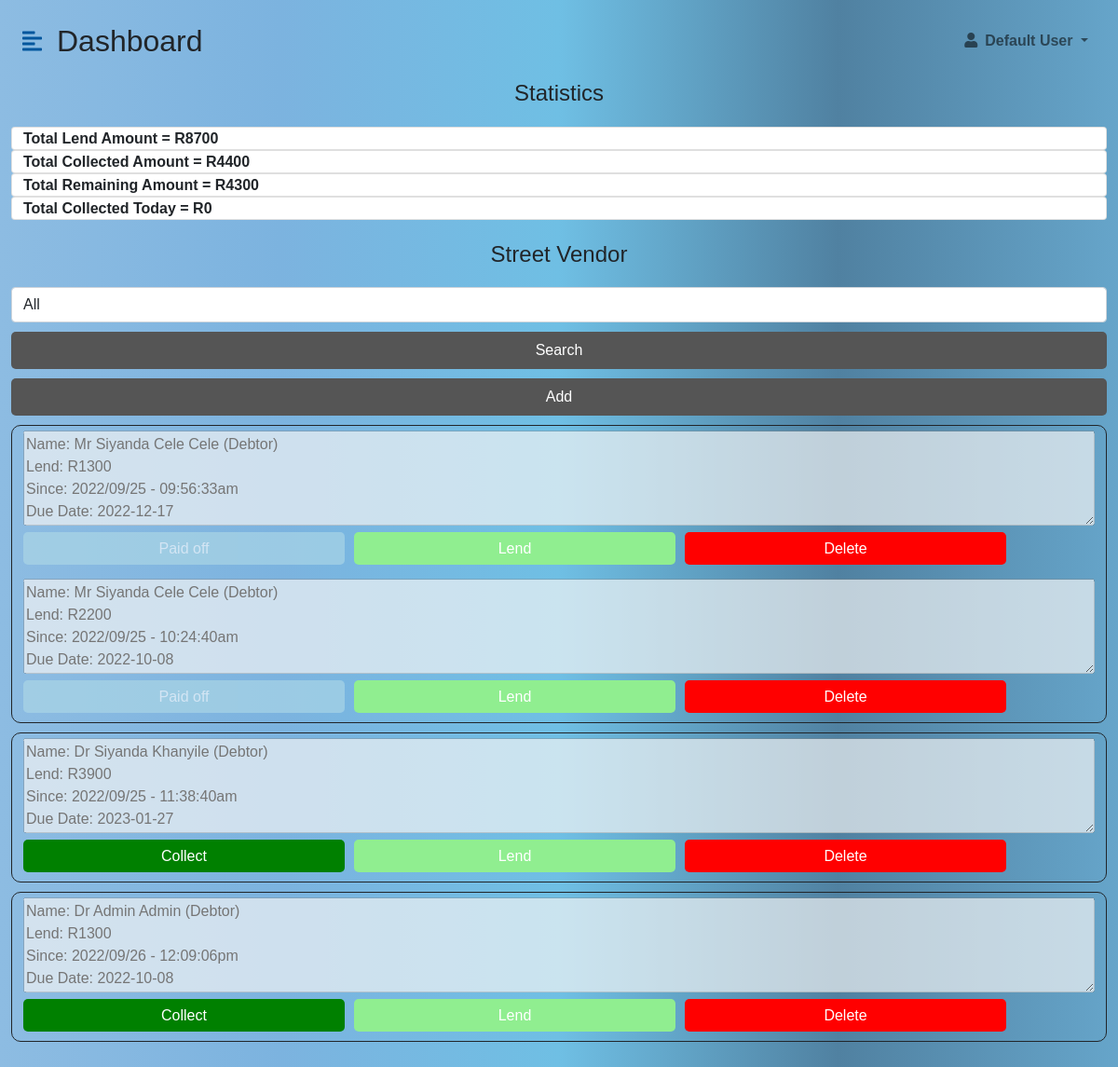
The page /street-vender.php on the database its author committed.
### tables this page shows
CREATE TABLE `street_vendors` (
  `id` int(11) NOT NULL,
  `title` varchar(100) NOT NULL,
  `fname` varchar(1000) NOT NULL,
  `lname` varchar(1000) NOT NULL,
  `mphone` varchar(100) NOT NULL,
  `address` varchar(1000) NOT NULL,
  `date` varchar(100) NOT NULL,
  `userid` varchar(1000) NOT NULL
);

CREATE TABLE `street_vendor_loans` (
  `id` int(11) NOT NULL,
  `userid` varchar(1000) NOT NULL,
  `amount` varchar(100) NOT NULL,
  `interest` varchar(100) NOT NULL,
  `total` varchar(100) NOT NULL,
  `date` text NOT NULL,
  `due_date` varchar(100) NOT NULL,
  `status` varchar(100) NOT NULL
);

### street-vender.php (the view, shortened to what this page needs)
 <!DOCTYPE html>
<html lang="en">
<head>
    <link href="https://cdn.jsdelivr.net/npm/bootstrap@5.0.0-beta3/dist/css/bootstrap.min.css" rel="stylesheet" />
    <link rel="stylesheet" href="https://cdnjs.cloudflare.com/ajax/libs/font-awesome/5.15.3/css/all.min.css" />
    <link rel="stylesheet" href="styles.css" />
</head>
<?php
 $currentUser = $_SESSION['currentUser'];
 if(empty($currentUser)) $currentUser = "Default User";
?>
<body>
<form action="#" method="post" enctype="multipart/form-data" autocomplete="off">
<div class="d-flex" id="wrapper">
        <div id="page-content-wrapper">
            <nav class="navbar navbar-expand-lg navbar-light bg-transparent py-4 px-4">
                <div class="d-flex align-items-center">
                    <i class="fas fa-align-left primary-text fs-4 me-3" id="menu-toggle"></i>
                    <h2 class="fs-2 m-0">Dashboard</h2>
                </div>
                <div class="collapse navbar-collapse" id="navbarSupportedContent">
                    <ul class="navbar-nav ms-auto mb-2 mb-lg-0">
                        <li class="nav-item dropdown">
                            <a class="nav-link dropdown-toggle second-text fw-bold" href="#" id="navbarDropdown"
                                role="button" data-bs-toggle="dropdown" aria-expanded="false">
                                <i class="fas fa-user me-2"></i><?php echo $currentUser  ?>
                            </a>
                        </li>
                    </ul>
                </div>
            </nav>
            <div class="container-fluid px-4">
                <div class="row my-5">
                    <?php
                    $sql = "SELECT * FROM street_vendors";
                    $id = "All";
                    include "conn.php";
                    $today = 0;
                    $collected = $collected1 = $total = $total_c = 0;
                    $sql4 = "SELECT * FROM street_vendor_collections";
                    $result4 = $conn-> query($sql4);
                    if ($result4-> num_rows > 0){
                        while($row4= $result4-> fetch_assoc()){
                            $collected = $collected + $row4['amount'];
                        }
                    }
                    $total_c = $collected + $collected1;
                   $tot_loan = $street_v_loan = $clients_loan = 0;
                   $sql4 = "SELECT * FROM street_vendor_loans";
                   $result4 = $conn-> query($sql4);
                   if ($result4-> num_rows > 0){
                       while($row4= $result4-> fetch_assoc()){
                           $street_v_loan = $street_v_loan + $row4['total'];
                       }
                   }
                   $tot_loan = $clients_loan + $street_v_loan;
                   $remaining = $tot_loan - $total_c;
                   echo "<h4 style='text-align:center; margin-top:-50px;'>Statistics</h4>";
                   echo "<div class='card' style='width:100%; height:25px;'>";
                   echo "<b>Total Lend Amount = R$tot_loan</b>";
                   echo "</div>";
                   echo "<div class='card' style='width:100%; height:25px;'>";
                   echo "<b>Total Collected Amount = R$total_c</b>";
                   echo "</div>";
                   echo "<div class='card' style='width:100%; height:25px;'>";
                   echo "<b>Total Remaining Amount = R$remaining</b>";
                   echo "</div>";
                   echo "<div class='card' style='width:100%; height:25px;'>";
                   echo "<b>Total Collected Today = R$today</b>";
                   echo "</div>";
                   echo "<br>"; echo "<br>";
                    $result = $conn-> query($sql);
                    echo "<h4 style='text-align:center; margin-bottom:20px;'>Street Vendor</h4>";
                    echo "<select name='search_id' class='form-control' style='margin-bottom:10px; width:100%; display:inline;'>";
                    echo "<option value='All'>All</option>  <option value='Active'>Active</option>";
                    echo "</select>";
                    echo "<td><button type='submit' style='width: 100%; height:40px;' class='btn'
                    value='1' name='btn_search'>Search</button></td>";
                    echo "<td><button type='submit' style='width: 100%; height:40px; margin-top:10px;' class='btn'
                    value='1' name='btn_add'>Add</button></td>";
                    if ($result-> num_rows > 0){
                        while($row = $result-> fetch_assoc()){
                            $title = $row['title'];
                            $fname = $row['fname'];
                            $lname = $row['lname'];
                            $name = $title." ".$fname." ".$lname;
                            $userid = $row['userid'];
                            if($id=="All"){
                                $sql1 = "SELECT * FROM street_vendor_loans WHERE userid='$userid'";
                            }else{
                                $sql1 = "SELECT * FROM street_vendor_loans WHERE userid='$userid' AND status='$id'";
                            }
                            $result1 = $conn-> query($sql1);
                            if ($result1-> num_rows > 0){
                                echo "<div class='content' style='border: 1px solid; border-radius: 10px; margin-top:10px;'>";
                                while($row1 = $result1-> fetch_assoc()){
                                    $total = $row1['total'];
                                    $due_date = $row1['due_date'];
                                    $date = $row1['date'];
                                    $status = $row1['status'];
                                    $msg = "Name: $name (Debtor)\nLend: R$total\nSince: $date\nDue Date: $due_date";
                                    echo "<textarea type='text' style='width:100%; display:inline; margin-top:5px;' placeholder='$msg' rows='4' disabled></textarea>";
                                    if($status=="Paid off"){
                                        echo "<td><button type='submit' class='btn' value='$date' style='width:30%; background-color:lightblue; height:35px; margin-bottom:10px;
                                        display:inline;' disabled >Paid off</button></td>";
                                    }else{
                                        echo "<td><button type='submit' class='btn' value='$date' style='width:30%; background-color:green; height:35px; margin-bottom:10px;
                                        display:inline;' name='btn_collect'>Collect</button></td>";
                                    }
                                    echo "<td><button type='submit' class='btn' value='$userid' style='width:30%; margin-left: 10px; background-color:lightgreen; height:35px; margin-bottom:10px;;
                                    display:inline;' name='btn_grant_loan'>Lend</button></td>";
                                    echo "<td><button type='submit' class='btn' value='$date' style='width:30%; margin-left: 10px; background-color:red; height:35px; margin-bottom:10px;;
                                    display:inline;' name='btn_delete'>Delete</button></td>";
                                }
                                echo "</div>";
                            }
                            }
                        } else{
                            echo "<div class='content' style='border: 1px solid; border-radius: 10px;'>";
                            echo "<p class='error' style='margin-top: 10px' >No Records Found!!!</p>";
                            echo "</div>";
                        }
                    ?>
                </div>
            </div>
        </div>
    </div>
    </form>
</body>
</html>

### styles.css (style rules this page uses)
body { font-family: arial; min-width: 1300px; }
:root { --main-bg-color: #00639d; --main-text-color: #00569d; --second-text-color: #bbbbc5; --second-bg-color: #c1d9ef; }
.primary-text { color: var(--main-text-color); }
.second-text { color: var(--second-text-color); }
#wrapper { overflow-x: hidden; background-image: linear-gradient( to right, #8dbce2, #7cb3df, #6fbfe4, #5081a1, #66a5ca ); }
#page-content-wrapper { min-width: 100vw; }
#menu-toggle { cursor: pointer; }
@media (min-width: 768px) { #page-content-wrapper { min-width: 800px; width: 100%; } }

### street-vender.php (style rules this page uses)
body { font-family: arial; min-width: 10px; }
.btn { background: #555; color: #fff; border-radius: 5px; width: 100%; border: none; }

### rows shown on the page
street_vendors: title+fname+lname "Name: Mr Siyanda Cele Cele (Debtor) Lend: R1300 Since: 2022/09/25 - 09:56:33am Due Date: 2022-12-17", title+fname+lname "Name: Mr Siyanda Cele Cele (Debtor) Lend: R2200 Since: 2022/09/25 - 10:24:40am Due Date: 2022-10-08"
street_vendors: title+fname+lname "Name: Dr Siyanda Khanyile (Debtor) Lend: R3900 Since: 2022/09/25 - 11:38:40am Due Date: 2023-01-27"
street_vendors: title+fname+lname "Name: Dr Admin Admin (Debtor) Lend: R1300 Since: 2022/09/26 - 12:09:06pm Due Date: 2022-10-08"

### other values the page prints
$currentUser "Default User"
$tot_loan "8700"
$total_c "4400"
$remaining "4300"
$today "0"
